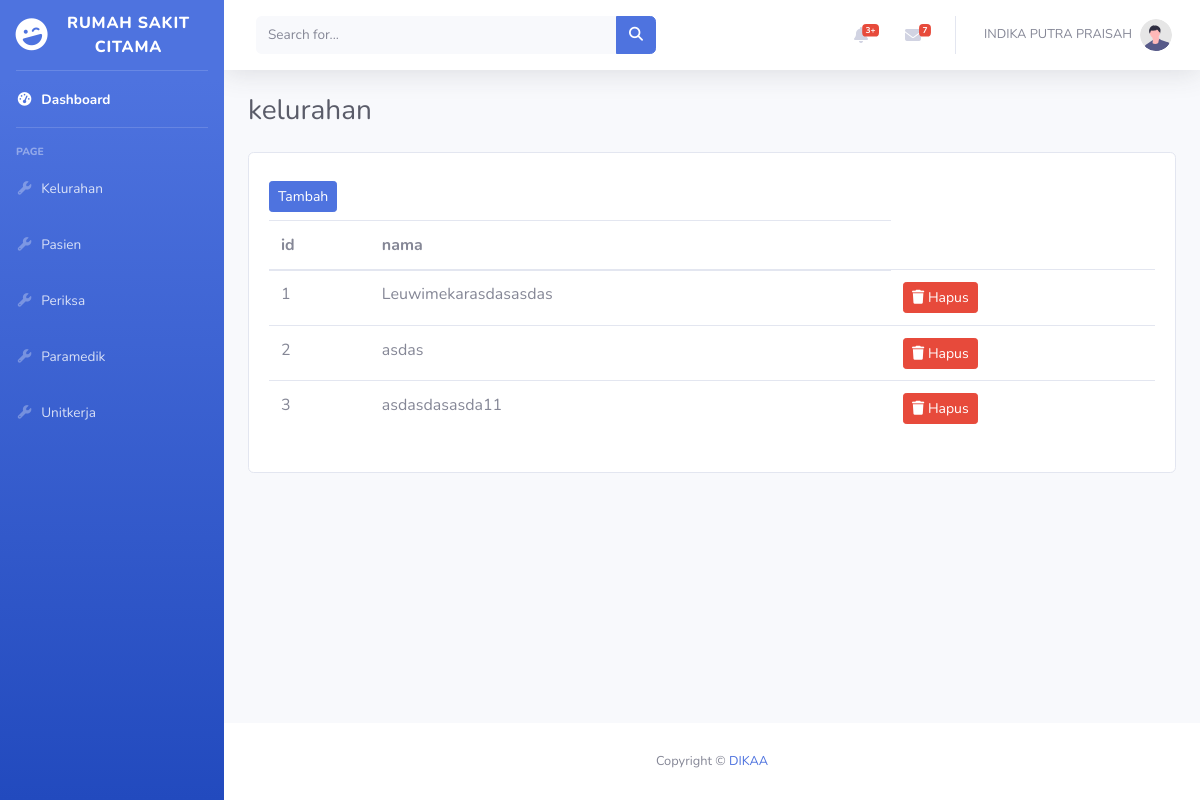
/kelurahan/index.php, run on the app's committed database.
### tables this page shows
CREATE TABLE `kelurahan` (
  `id` int(11) NOT NULL,
  `nama` varchar(45) NOT NULL,
  `kec_id` int(11) NOT NULL
);

### kelurahan/index.php (the view, shortened to what this page needs)
<!DOCTYPE html>
<html lang="en">
<?php
include_once('../include/meta.php');
require_once('../dbkoneksi.php');
?>
<body id="page-top">
    <div id="wrapper">
        <?php include_once('../include/header.php') ?>
        <div id="content-wrapper" class="d-flex flex-column">
            <div id="content">
                <?php include_once('../include/sidebar.php') ?>
                <div class="container-fluid">
                    <div class="d-sm-flex align-items-center justify-content-between mb-4">
                        <h1 class="h3 mb-0 text-gray-800">kelurahan</h1>
                    </div>
                    <div class="row">
                        <div class="col-md-12">
                            <div class="card">
                                <div class="card-body">
                                    <a href="tambah.php" class="btn btn-primary btn-sm my-2">Tambah</a>
                                    <div class="table-responsive">
                                        <table class="table">
                                            <thead>
                                                <tr>
                                                <th>id</th>
                                                <th>nama</th>
                                                </tr>
                                            </thead>
                                            <tbody>
                                            <?php
    $no = 1;
    $sql = "SELECT * FROM kelurahan";
    $stmt = $dbh->prepare($sql);
    $stmt->execute();
    $result = $stmt->fetchAll();
    foreach ($result as $row) {
?>
                                                    <tr>
                                                    <tr>
                                                    <td><?= $no++ ?></td>
                                                    <td><?= $row['nama'] ?></td>
                                                        <td>
                                                    <a href="hapus.php?id=<?= $row['id'] ?>" class="btn btn-danger btn-sm">
                                                        <i class="fas fa-trash"></i> Hapus
                                                    </a>
                                                        </td>
                                                    </tr>
                                                <?php }
                                                ?>
                                            </tbody>
                                        </table>
                                    </div>
                                </div>
                            </div>
                        </div>
                    </div>
                </div>
            </div>
            <?php include_once('../include/footer.php') ?>
        </div>
    </div>
</body>
</html>

### data on the page
kelurahan: nama "Leuwimekarasdasasdas"
kelurahan: nama "asdas"
kelurahan: nama "asdasdasasda11"
